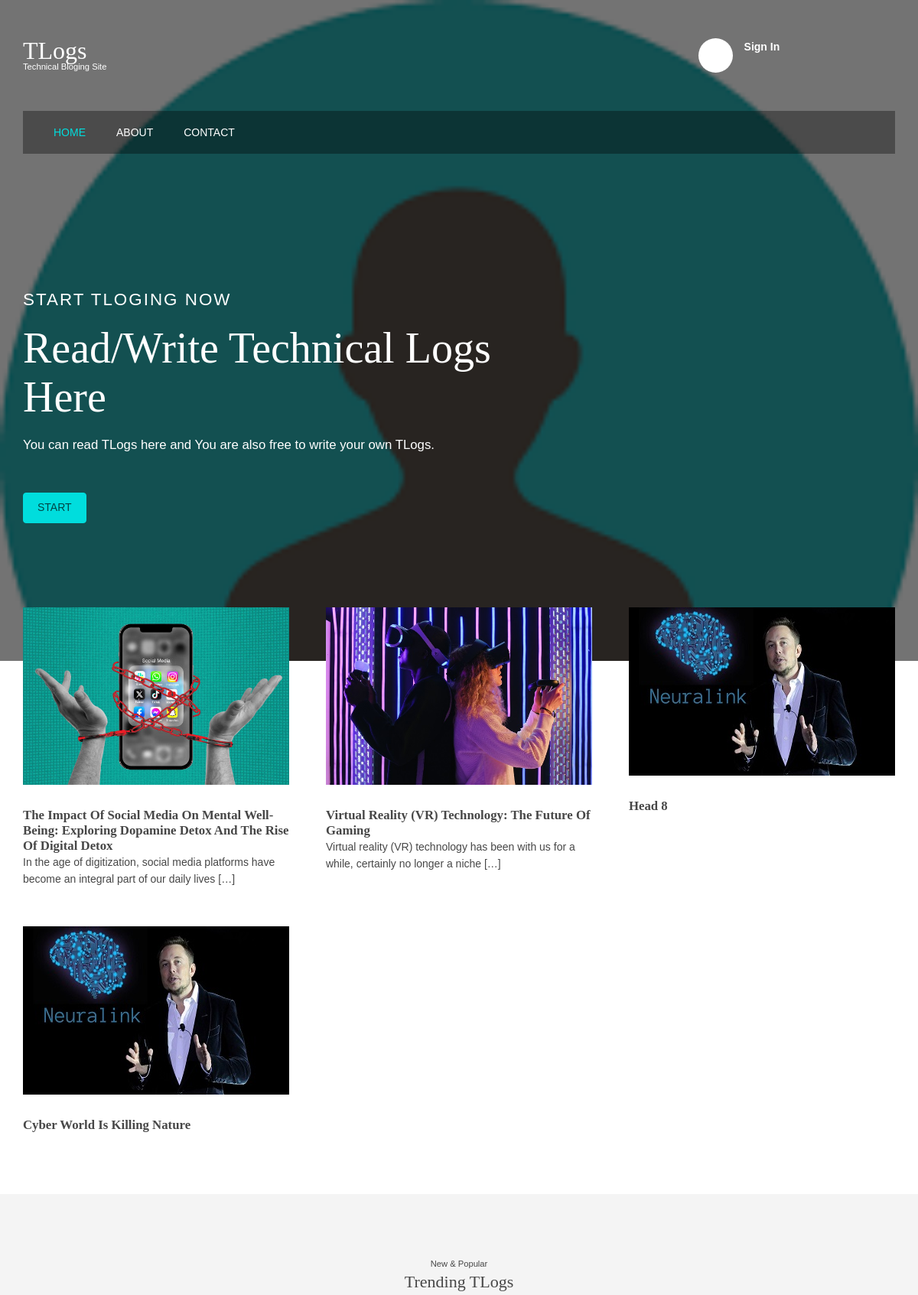
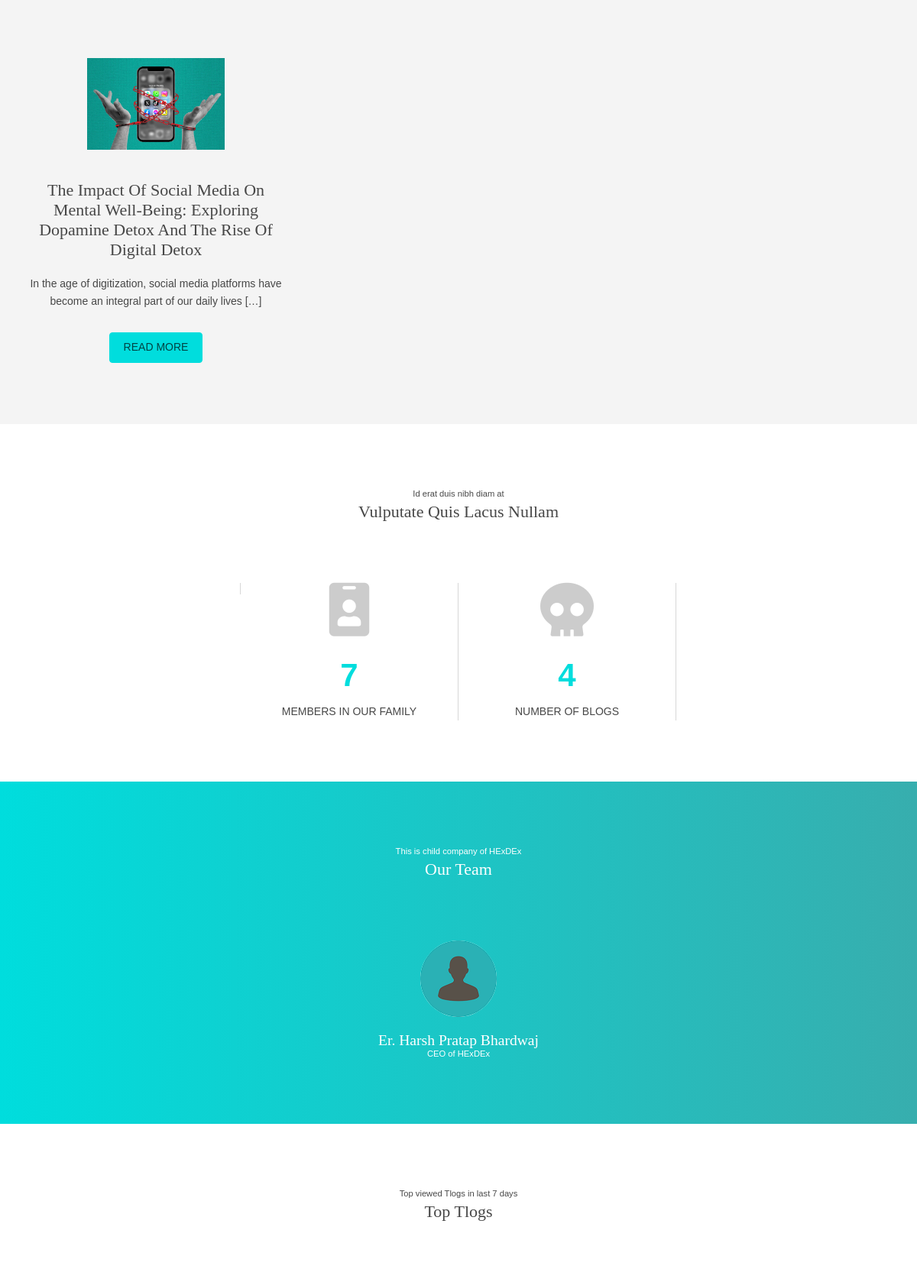
The page / (upper part) on the database its author committed (2 pictures, top to bottom).
### home/models.py (models this page shows)
class Tlog_body(models.Model):
    tlog = models.ForeignKey(Tlogs, on_delete=models.CASCADE)
    body = models.TextField(blank=True, null=True)
    image = models.TextField(blank=True, null=True)
    email = models.CharField(max_length=122, blank=True, null=True)
    title = models.CharField(max_length=195, blank=True, null=True)
    date = models.DateField()

class Tlogs(models.Model):
    email = models.CharField(max_length=122)
    title = models.CharField(max_length=195)
    publish = models.IntegerField(blank=True, null=True)
    views = models.IntegerField(blank=True, default='0', null=True)
    date = models.DateTimeField()

### home/views.py (the view, shortened to what this page needs)
# urls.py: path('', views.index, name='home'),
def index(request):
    data = Tlogs.objects.order_by('-id').values()[:6]
    my_data = make_tlog_body(data)
    trending = Tlogs.objects.filter( date__gte = datetime.now() - timedelta(days=10)).order_by('-views').values()[:3]
    trending_tlogs = make_tlog_body(trending)
    this_week = Tlogs.objects.filter( date__gte = datetime.now() - timedelta(days=7)).order_by('-views').values()[:2]
    weekly_top = make_tlog_body(this_week)
    this_month = Tlogs.objects.filter( date__gte = datetime.now() - timedelta(days=28)).order_by('-views').values()[:2]
    monthly_top = make_tlog_body(this_month)
    email_counts = Tlogs.objects.values('email').annotate(email_count=Count('email')).order_by('-email_count')
    top_3_emails = list(email_counts.values_list('email', flat=True)[:3])
    top_users = []
    for email in top_3_emails:
        top_users.append(list(Login.objects.filter( email=email ).values()[:1])[0])
    tlog_count = Tlogs.objects.all().count()
    users_count = Login.objects.all().count()
    context = {
        'tlogs': my_data,
        'tlog_count': tlog_count,
        'users_count': users_count,
        'trending_tlogs': trending_tlogs,
        'weekly_top':weekly_top,
        'monthly_top':monthly_top,
        'top_users':top_users
    }
    return render(request, 'index.html', context)

### templates/index.html (shortened to what this page needs)
{% extends 'theme.html' %}
{% load static %}
{% block body %}
<div id="pageintro" class="hoc clear">
    <article>
      <p>Start TLoging Now</p>
      <h3 class="heading">Read/Write Technical logs Here</h3>
      <p>You can read TLogs here and You are also free to write your own TLogs.</p>
      <footer><a class="btn" href="#" data-toggle="modal" data-target="#myModal4">Start</a></footer>
    </article>
  </div>
</div>
<div class="wrapper row3">
  <main class="hoc container clear">
    <section id="introblocks">
      <ul class="nospace group">
        {% for i in tlogs %}
        <li class="one_third">
          {% if i.image != '' %}
          <figure><a class="imgover" href="{{ request.scheme }}://{{ request.get_host }}/view/{{ i.t_id }}"><img src="{{ i.image }}" alt=""></a>
          {% else %}
          <figure><a class="imgover" href="{{ request.scheme }}://{{ request.get_host }}/view/{{ i.t_id }}"><img src="{% static 'images/demo/348x220.png' %}" alt=""></a>
          {% endif %}
            <figcaption>
              <h6 class="heading">{{ i.title }}</h6>
              {% if i.body != '' %}
              {{ i.body|linebreaksbr }} [&hellip;]
              {% endif %}
            </figcaption>
          </figure>
        </li>
        {% endfor %}
      </ul>
    </section>
  </main>
</div>
<div class="wrapper row2">
  <section class="hoc container clear">
    <div class="sectiontitle">
      <p class="nospace font-xs">New & Popular</p>
      <h6 class="heading">Trending TLogs</h6>
    </div>
    <ul class="nospace group center">
      {% for i in trending_tlogs %}
      <li class="one_third {% if forloop.counter == 1 %} first{% endif %}">
        <article><a href="{{ request.scheme }}://{{ request.get_host }}/view/{{ i.t_id }}">
          {% if i.image != '' %}
            <img src="{{ i.image }}" style="max-height: 120px; margin-bottom: 40px;" alt="">
          {% else %}
            <img src="{% static 'images/demo/348x220.png' %}" style="max-height: 120px; margin-bottom: 40px;" alt="">
          {% endif %}
        </a>
          <h6 class="heading">{{ i.title }}</h6>
          <p class="btmspace-30">{{ i.body }} [&hellip;]</p>
          <footer><a class="btn" href="{{ request.scheme }}://{{ request.get_host }}/view/{{ i.t_id }}">Read More</a></footer>
        </article>
      </li>
      {% endfor %}
    </ul>
  </section>
</div>
<div class="wrapper row3">
  <section class="hoc container clear">
    <div class="sectiontitle">
      <p class="nospace font-xs">Id erat duis nibh diam at</p>
      <h6 class="heading">Vulputate quis lacus nullam</h6>
    </div>
    <ul id="stats" class="nospace group">
      <li>
      </li>
      <li><i class="fas fa-id-badge"></i>
        <p><a href="#">{{ users_count }}</a></p>
        <p>Members in our Family</p>
      </li>
      <li><i class="fas fa-skull"></i>
        <p><a href="#">{{ tlog_count }}</a></p>
        <p>Number of Blogs</p>
      </li>
      <li>
      </li>
    </ul>
  </section>
</div>
<div class="wrapper coloured">
  <section id="testimonials" class="hoc container clear">
    <div class="sectiontitle">
      <p class="nospace font-xs">This is child company of HExDEx</p>
      <h6 class="heading">Our Team</h6>
    </div>
    <article class="one first"><img src="{% static 'images/demo/100x100.png' %}" alt="">
      <h6 class="heading">Er. Harsh Pratap Bhardwaj</h6>
      <em>CEO of HExDEx</em>
    </article>
  </section>
</div>
<div class="wrapper row3">
  <section class="hoc container clear">
    <div class="sectiontitle">
      <p class="nospace font-xs">Top viewed Tlogs in last 7 days</p>
      <h6 class="heading">Top Tlogs</h6>
    </div>
  </section>
</div>
{% endblock body %}

### static/layout/styles/layout.css (style rules this page uses)
#pageintro { padding:180px 0; }
#pageintro article { display:block; max-width:55%; }
#pageintro .heading { margin-bottom:20px; font-size:4rem; }
#pageintro p:first-of-type { margin:0 0 20px 0; text-transform:uppercase; font-size:1.6rem; letter-spacing:2px; }
#pageintro p:last-of-type { font-size:1.2rem; }
#pageintro footer { margin-top:50px; }
.container { padding:80px 0; }
.sectiontitle { display:block; max-width:55%; margin:0 auto 80px; text-align:center; }
.sectiontitle * { margin:0; }
#introblocks { display:block; position:relative; margin:-150px 0 0 0; z-index:1; }
#introblocks > ul > li { margin-bottom:50px; }
#introblocks > ul > li:nth-last-child(-n+3) { margin-bottom:0; }
#introblocks > ul > li:nth-child(3n+1) { margin-left:0; clear:left; }
#introblocks figure figcaption { display:block; padding:30px 0 0 0; }
#introblocks figure figcaption .heading { font-size:1.2rem; font-weight:700; margin-bottom:0; }
#stats > li { display:block; float:left; width:25%; border:solid; border-width:0 1px 0 0; text-align:center; }
#stats > li:last-child { border:none; }
#stats > li * { margin:0; padding:0; }
#stats > li i { margin-bottom:30px; font-size:5rem; }
#stats > li p:first-of-type { margin-bottom:15px; font-size:3rem; font-weight:700; line-height:1; }
#stats > li p:last-of-type { text-transform:uppercase; }
#testimonials article { text-align:center; }
#testimonials article * { margin:0; padding:0; }
#testimonials article img { margin-bottom:20px; border-radius:50%; }
#testimonials article .heading { font-size:1.4rem; }
#testimonials article em { display:block; margin-top:-5px; font-size:.8rem; font-style:normal; }
*, *::before, *::after { transition:all .3s ease-in-out; }
body { color:#474747; background-color:#FFFFFF; }
a { color:#00DDDD; }
.btn, .btn.inverse:hover { color:#004444; background-color:#00DDDD; border-color:#00DDDD; }
.imgover, .imgover:hover::after { color:#00DDDD; }
.row2 { color:#474747; background-color:#F4F4F4; }
.row3 { color:#474747; background-color:#FFFFFF; }
.coloured { color:#FFFFFF; background:linear-gradient(90deg, #00DDDD, #37AEAE); }
#pageintro { color:#FFFFFF; }
#stats > li { border-color:#D7D7D7; }
#stats > li i { color:rgba(0,0,0,.2); }
@media screen and (min-width:1140px) { .hoc { max-width:1140px; } }

### static/layout/styles/framework.css (style rules this page uses)
html { overflow-y:scroll; overflow-x:hidden; }
html, body { margin:0; padding:0; font-size:14px; line-height:1.6em; }
*, *::before, *::after { box-sizing:border-box; }
.center { text-align:center; }
.nospace { margin:0; padding:0; list-style:none; }
.btn { display:inline-block; padding:8px 18px 10px; text-transform:uppercase; border:1px solid; }
.clear, .group { display:block; }
.clear::before, .clear::after, .group::before, .group::after { display:table; content:""; }
.clear, .clear::after, .group, .group::after { clear:both; }
a { outline:none; text-decoration:none; }
img { width:auto; max-width:100%; height:auto; margin:0; padding:0; border:none; line-height:normal; vertical-align:middle; }
.imgover { display:inline-block; position:relative; max-width:100%; }
.imgover::before, .imgover::after { display:block; position:absolute; content:""; text-align:center; opacity:0; }
.imgover::before { top:0; right:0; bottom:0; left:0; }
.imgover::after { top:50%; left:50%; width:50px; height:50px; line-height:50px; margin:-25px 0 0 -25px; font-family:"Font Awesome 5 Free"; font-weight:900; content:"\f06e"; font-size:28px; }
body, input, textarea, select { font-family:Verdana, Geneva, sans-serif; }
h1, h2, h3, h4, h5, h6, .heading { font-family:Georgia, "Times New Roman", Times, serif; }
::placeholder { opacity:1; }
h1, h2, h3, h4, h5, h6, .heading { margin:0 0 20px 0; font-size:22px; line-height:normal; font-weight:normal; text-transform:capitalize; }
.font-xs { font-size:.8rem; }
.wrapper { display:block; position:relative; width:100%; margin:0; padding:0; text-align:left; word-wrap:break-word; }
.hoc { display:block; margin:0 auto; }
address, article, aside, figcaption, figure, footer, header, main, nav, section { display:block; margin:0; padding:0; }
.one_half, .one_third, .two_third, .one_quarter, .two_quarter, .three_quarter { display:inline-block; float:left; margin:0 0 0 4.21052%; list-style:none; }
.first { margin-left:0; clear:left; }
.one_third { width:30.52631%; }
.btmspace-30 { margin-bottom:30px; }

### rows shown on the page
Tlog_body: image (picture)
Tlogs: title "The Impact Of Social Media On Mental Well-Being: Exploring Dopamine Detox And The Rise Of Digital Detox", title "The Impact Of Social Media On Mental Well-Being: Exploring Dopamine Detox And The Rise Of Digital Detox"
Tlog_body: image (picture)
Tlogs: title "Virtual Reality (VR) Technology: The Future Of Gaming"
Tlogs: title "Head 8"
Tlogs: title "Cyber World Is Killing Nature"

### other values the page prints
{{ i.body|linebreaksbr }} "In the age of digitization, social media platforms have become an integral part of our daily lives" "Virtual reality (VR) technology has been with us for a while, certainly no longer a niche"
{{ i.body }} "In the age of digitization, social media platforms have become an integral part of our daily lives"
{{ users_count }} "7"
{{ tlog_count }} "4"
